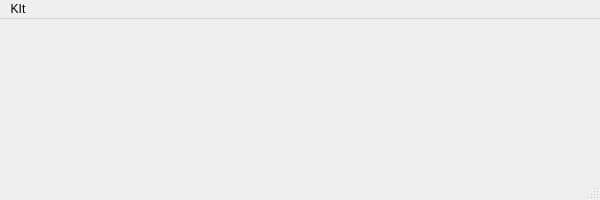
<?xml version="1.0" encoding="UTF-8"?>
<ui version="4.0">
 <class>MainWindow</class>
 <widget class="QMainWindow" name="MainWindow">
  <property name="geometry">
   <rect>
    <x>0</x>
    <y>0</y>
    <width>600</width>
    <height>200</height>
   </rect>
  </property>
  <property name="windowTitle">
   <string>MainWindow</string>
  </property>
  <widget class="QWidget" name="centralwidget"/>
  <widget class="QStatusBar" name="statusbar"/>
  <widget class="QMenuBar" name="menubar">
   <property name="geometry">
    <rect>
     <x>0</x>
     <y>0</y>
     <width>600</width>
     <height>23</height>
    </rect>
   </property>
   <widget class="QMenu" name="menuKIt">
    <property name="title">
     <string>KIt</string>
    </property>
   </widget>
   <addaction name="menuKIt"/>
  </widget>
 </widget>
 <resources/>
 <connections/>
</ui>
